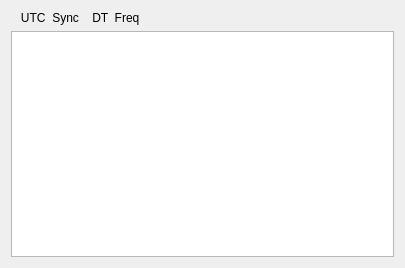
<?xml version="1.0" encoding="UTF-8"?>
<ui version="4.0">
 <class>MessageAveraging</class>
 <widget class="QWidget" name="MessageAveraging">
  <property name="geometry">
   <rect>
    <x>0</x>
    <y>0</y>
    <width>405</width>
    <height>268</height>
   </rect>
  </property>
  <property name="windowTitle">
   <string>Message Averaging</string>
  </property>
  <layout class="QVBoxLayout" name="verticalLayout">
   <item>
    <layout class="QGridLayout" name="gridLayout">
     <item row="1" column="0">
      <widget class="QPlainTextEdit" name="msgAvgPlainTextEdit">
       <property name="lineWrapMode">
        <enum>QPlainTextEdit::NoWrap</enum>
       </property>
      </widget>
     </item>
     <item row="0" column="0">
      <widget class="QLabel" name="header_label">
       <property name="text">
        <string>   UTC  Sync    DT  Freq   </string>
       </property>
       <property name="margin">
        <number>3</number>
       </property>
      </widget>
     </item>
    </layout>
   </item>
  </layout>
 </widget>
 <resources/>
 <connections/>
</ui>
